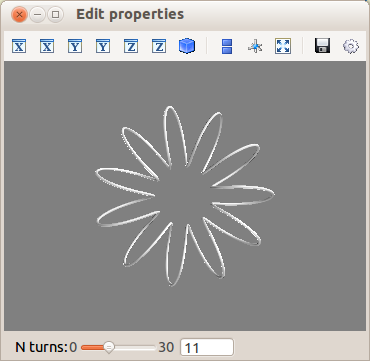

Reproduce this figure in Python.
"""
Example demoing an interactive dialog with Mayavi
"""

import numpy as np
from traits.api import HasTraits, Instance
from traitsui.api import View, Item, HGroup
from mayavi.core.ui.api import SceneEditor, MlabSceneModel

def curve(n_turns):
    phi = np.linspace(0, 2*np.pi, 2000)
    return [np.cos(phi) * (1 + 0.5*np.cos(n_turns*phi)),
            np.sin(phi) * (1 + 0.5*np.cos(n_turns*phi)),
            0.5*np.sin(n_turns*phi)]


# The class that contains the dialog
from traits.api import Range, on_trait_change

class Visualization(HasTraits):
    n_turns = Range(0, 30, 11)
    scene   = Instance(MlabSceneModel, ())

    def __init__(self):
        HasTraits.__init__(self)
        x, y, z = curve(self.n_turns)
        self.plot = self.scene.mlab.plot3d(x, y, z)

    @on_trait_change('n_turns')
    def update_plot(self):
        x, y, z = curve(self.n_turns)
        self.plot.mlab_source.set(x=x, y=y, z=z)

    view = View(Item('scene', height=300, show_label=False,
                    editor=SceneEditor()),
                HGroup('n_turns'), resizable=True)

# Fire up the dialog
Visualization().configure_traits()
